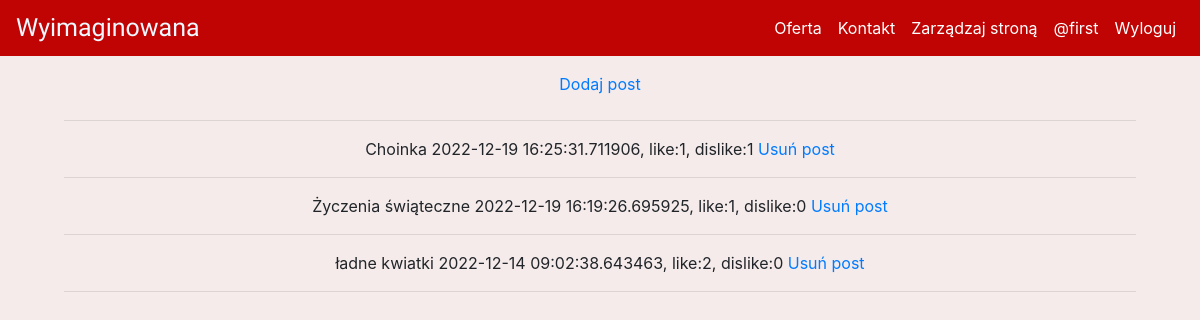
/zarządzaj/posty (signed in), run on an earlier commit of the app's database.
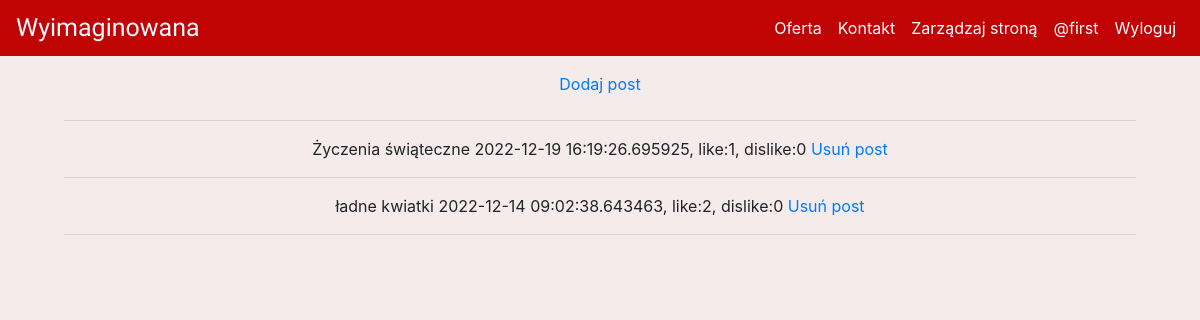
And on a later commit of the database.
### kwiaciarnia/models.py (models this page shows, shortened)
class User(db.Model, UserMixin):
    id = db.Column(db.Integer(), primary_key=True)
    username = db.Column(db.String(length=64), nullable= False, unique=True)
    email = db.Column(db.String(), nullable= False, unique=True)
    password_hash = db.Column(db.String(length=16), nullable= False)
    is_admin = db.Column(db.Boolean(), default=False)
    @property
    def password(self):
        return self.password

class Posts(db.Model):
    id = db.Column(db.Integer(), primary_key=True)
    title = db.Column(db.String())
    body = db.Column(db.Text())
    added = db.Column(db.DateTime(), default=datetime.datetime.now())
    likes = db.Column(db.Integer(), default=0)
    dislikes = db.Column(db.Integer(), default=0)

### kwiaciarnia/routes.py (the view)
@app.route("/zarządzaj/posty")
@login_required
def manage_posts():
    check_user_admin_status =  User.query.filter_by(id=current_user.id).first()
    if check_user_admin_status.is_admin is True:
        posts = Posts.query.order_by(Posts.id.desc())
        return render_template('manage/manage_posts.html', posts=posts)
    else:
        flash('Nie masz uprawnień do wyświetlania tej zawartości', category='danger')
        return redirect(url_for("home"))

### kwiaciarnia/models.py (called while the page is built)
@login_manager.user_loader
def load_user(user_id):
    return User.query.get(int(user_id))

### kwiaciarnia/templates/manage/manage_posts.html (shortened to what this page needs)
{% extends 'base.html' %}
{% block content %}
<div>
    <a class="nav-link" href="{{ url_for('add_post') }}">Dodaj post</a>
    <hr>
    {% for post in posts %}
        <a>{{post.title}}</a><span> {{post.added}}, like:{{post.likes}}, dislike:{{post.dislikes}} </a><a href="{{ url_for('delete_post', id=post.id ) }}">Usuń post</a>
        <hr>
    {% endfor %}
</div>
{% endblock %}

### kwiaciarnia/templates/base.html (shortened to what this page needs)
<!doctype html>
<html lang="en">
  <head>
    <link rel="stylesheet" href="https://cdn.jsdelivr.net/npm/bootstrap@4.3.1/dist/css/bootstrap.min.css">
    <link rel="stylesheet" href="{{ url_for('static', filename='styles/main.css') }}">
  </head>
  <body>
    <div id="uno">
      {% include 'includes/navbar.html' %}
    </div>
    <div id="duo" class="position-relative overflow-hidden p-3 p-md-5 m-md-3 text-center">
      {% block content %}
      {% endblock %}
    </div>
  </body>
</html>

### kwiaciarnia/templates/includes/navbar.html (shortened to what this page needs)
<nav class="navbar navbar-expand-md nav_bar navbar-dark ">
    <a class="navbar-brand" href="{{ url_for('home') }}">{% include 'includes/logo.html' %}</a>
    <div class="collapse navbar-collapse" id="navbarNav">
      <ul class="navbar-nav ml-auto">
        <li class="nav-item active">
            <a class="nav-link" href="{{ url_for('products_categories') }}">Oferta</a>
        </li>
        <li class="nav-item active">
            <a class="nav-link" href="{{ url_for('contact') }}">Kontakt</a>
        </li>
        {% if current_user.is_admin %}
            <li class="nav-item active">
                <a class="nav-link" href="{{ url_for('manage') }}">Zarządzaj stroną</a>
            </li>
        {% endif %}
        {% if current_user.is_authenticated  %}
            <li class="nav-item active">
                <a class="nav-link" href="{{ url_for('user_page', name=current_user.username) }}">@{{current_user.username}}</a>
            </li>
            <li class="nav-item active">
                <a class="nav-link" href="{{ url_for('logout') }}">Wyloguj</a>
            </li>
        {% else %}
            <li class="nav-item active">
                <a class="nav-link" href="{{ url_for('login') }}">Zaloguj</a>
            </li>
        {% endif %}
      </ul>
    </div>
</nav>

### kwiaciarnia/templates/includes/logo.html (shortened to what this page needs)
<h1 id="top">  Wyimaginowana</h1>

### kwiaciarnia/static/styles/main.css (style rules this page uses)
.nav_bar { background-color: #C00404; color: black; position: fixed; top: 0; width: 100%; z-index: 1; }
body { background-color: #f5ebeb; }

### kwiaciarnia/templates/includes/logo.html (style rules this page uses)
#top { background-color: #C00404; color: aliceblue; font-family: 'Dancing Script', cursive; font-size: 25px; margin-bottom: 0; }

What changed in the data, as far as the page shows it:
removed Posts: title "Choinka", added "2022-12-19 16:25:31.711906", likes "1", dislikes "1"
